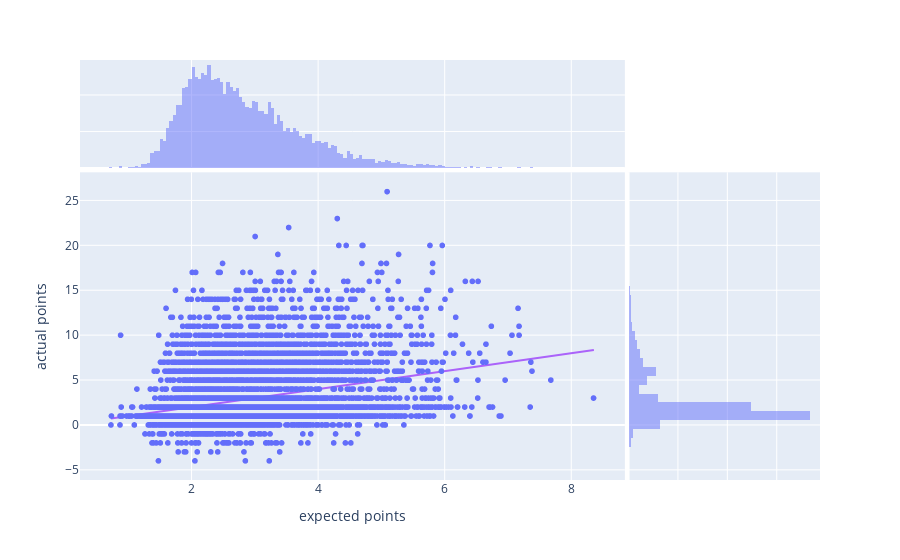
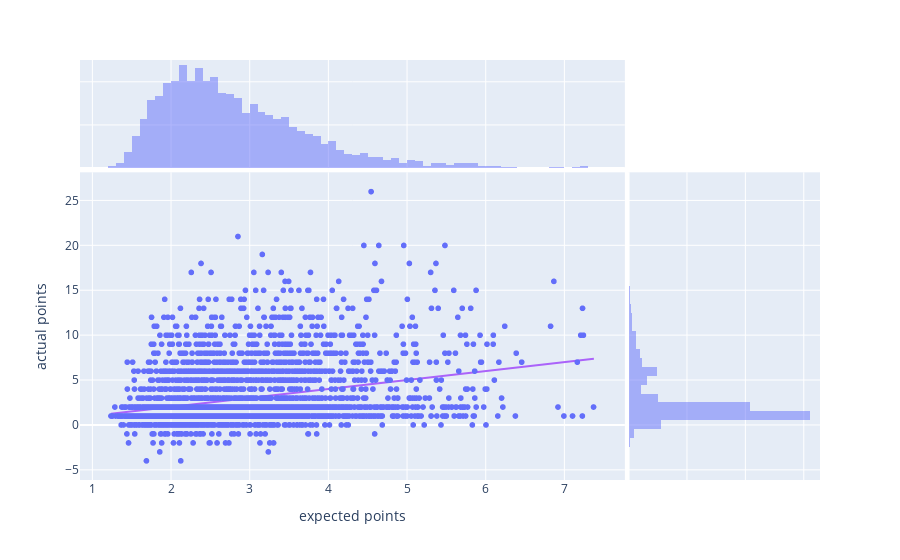

Source (notebook cell) for these figures, in order:
### Markdown cell above
### All new data

### Code cell
for i in range(len(models)):
    print(F'MODEL {i}')
    mae, rmse, r2 = calculate_performance_metrics(y_true_all[i].values.flatten(), y_predicted_all[i])
    print(f'MAE: {mae}')
    print(f'RMSE: {rmse}')
    print(f'r^2: {r2}')

### Figure 1 — Plotly figure (JSON) as saved in the notebook; plotly's stock layout.template omitted (floating-point values rounded to 4 significant figures; data arrays with more than 128 entries replaced by an {"elided": "..."} marker saying what was removed)
{"data": [{"hovertemplate": "expected points=%{x}<br>actual points=%{y}<extra></extra>", "legendgroup": "", "marker": {"color": "#636efa", "symbol": "circle"}, "mode": "markers", "name": "", "showlegend": false, "type": "scattergl", "x": {"elided": "9780 float values"}, "xaxis": "x", "y": {"elided": "9780 int values"}, "yaxis": "y"}, {"alignmentgroup": "True", "bingroup": "x", "hovertemplate": "expected points=%{x}<br>count=%{y}<extra></extra>", "legendgroup": "", "marker": {"color": "#636efa"}, "name": "", "offsetgroup": "", "opacity": 0.5, "showlegend": false, "type": "histogram", "x": {"elided": "9780 float values"}, "xaxis": "x3", "yaxis": "y3"}, {"alignmentgroup": "True", "bingroup": "y", "hovertemplate": "actual points=%{y}<br>count=%{x}<extra></extra>", "legendgroup": "", "marker": {"color": "#636efa"}, "name": "", "offsetgroup": "", "opacity": 0.5, "showlegend": false, "type": "histogram", "xaxis": "x2", "y": {"elided": "9780 int values"}, "yaxis": "y2"}, {"showlegend": false, "type": "scatter", "x": [0.7269, 0.804, 0.881, 0.9581, 1.035, 1.112, 1.189, 1.266, 1.343, 1.421, 1.498, 1.575, 1.652, 1.729, 1.806, 1.883, 1.96, 2.037, 2.114, 2.191, 2.268, 2.345, 2.423, 2.5, 2.577, 2.654, 2.731, 2.808, 2.885, 2.962, 3.039, 3.116, 3.193, 3.27, 3.347, 3.424, 3.502, 3.579, 3.656, 3.733, 3.81, 3.887, 3.964, 4.041, 4.118, 4.195, 4.272, 4.349, 4.426, 4.504, 4.581, 4.658, 4.735, 4.812, 4.889, 4.966, 5.043, 5.12, 5.197, 5.274, 5.351, 5.428, 5.506, 5.583, 5.66, 5.737, 5.814, 5.891, 5.968, 6.045, 6.122, 6.199, 6.276, 6.353, 6.43, 6.507, 6.585, 6.662, 6.739, 6.816, 6.893, 6.97, 7.047, 7.124, 7.201, 7.278, 7.355, 7.432, 7.509, 7.587, 7.664, 7.741, 7.818, 7.895, 7.972, 8.049, 8.126, 8.203, 8.28, 8.357], "y": [0.7269, 0.804, 0.881, 0.9581, 1.035, 1.112, 1.189, 1.266, 1.343, 1.421, 1.498, 1.575, 1.652, 1.729, 1.806, 1.883, 1.96, 2.037, 2.114, 2.191, 2.268, 2.345, 2.423, 2.5, 2.577, 2.654, 2.731, 2.808, 2.885, 2.962, 3.039, 3.116, 3.193, 3.27, 3.347, 3.424, 3.502, 3.579, 3.656, 3.733, 3.81, 3.887, 3.964, 4.041, 4.118, 4.195, 4.272, 4.349, 4.426, 4.504, 4.581, 4.658, 4.735, 4.812, 4.889, 4.966, 5.043, 5.12, 5.197, 5.274, 5.351, 5.428, 5.506, 5.583, 5.66, 5.737, 5.814, 5.891, 5.968, 6.045, 6.122, 6.199, 6.276, 6.353, 6.43, 6.507, 6.585, 6.662, 6.739, 6.816, 6.893, 6.97, 7.047, 7.124, 7.201, 7.278, 7.355, 7.432, 7.509, 7.587, 7.664, 7.741, 7.818, 7.895, 7.972, 8.049, 8.126, 8.203, 8.28, 8.357]}], "layout": {"barmode": "overlay", "legend": {"tracegroupgap": 0}, "margin": {"t": 60}, "xaxis": {"anchor": "y", "domain": [0, 0.7363], "title": {"text": "expected points"}}, "xaxis2": {"anchor": "y2", "domain": [0.7413, 1], "matches": "x2", "showgrid": true, "showline": false, "showticklabels": false, "ticks": ""}, "xaxis3": {"anchor": "y3", "domain": [0, 0.7363], "matches": "x", "showgrid": true, "showticklabels": false}, "xaxis4": {"anchor": "y4", "domain": [0.7413, 1], "matches": "x2", "showgrid": true, "showline": false, "showticklabels": false, "ticks": ""}, "yaxis": {"anchor": "x", "domain": [0, 0.7326], "title": {"text": "actual points"}}, "yaxis2": {"anchor": "x2", "domain": [0, 0.7326], "matches": "y", "showgrid": true, "showticklabels": false}, "yaxis3": {"anchor": "x3", "domain": [0.7426, 1], "matches": "y3", "showgrid": true, "showline": false, "showticklabels": false, "ticks": ""}, "yaxis4": {"anchor": "x4", "domain": [0.7426, 1], "matches": "y3", "showgrid": true, "showline": false, "showticklabels": false, "ticks": ""}}}

### Figure 2 — Plotly figure (JSON) as saved in the notebook; plotly's stock layout.template omitted (floating-point values rounded to 4 significant figures; data arrays with more than 128 entries replaced by an {"elided": "..."} marker saying what was removed)
{"data": [{"hovertemplate": "expected points=%{x}<br>actual points=%{y}<extra></extra>", "legendgroup": "", "marker": {"color": "#636efa", "symbol": "circle"}, "mode": "markers", "name": "", "showlegend": false, "type": "scattergl", "x": {"elided": "4160 float values"}, "xaxis": "x", "y": {"elided": "4160 int values"}, "yaxis": "y"}, {"alignmentgroup": "True", "bingroup": "x", "hovertemplate": "expected points=%{x}<br>count=%{y}<extra></extra>", "legendgroup": "", "marker": {"color": "#636efa"}, "name": "", "offsetgroup": "", "opacity": 0.5, "showlegend": false, "type": "histogram", "x": {"elided": "4160 float values"}, "xaxis": "x3", "yaxis": "y3"}, {"alignmentgroup": "True", "bingroup": "y", "hovertemplate": "actual points=%{y}<br>count=%{x}<extra></extra>", "legendgroup": "", "marker": {"color": "#636efa"}, "name": "", "offsetgroup": "", "opacity": 0.5, "showlegend": false, "type": "histogram", "xaxis": "x2", "y": {"elided": "4160 int values"}, "yaxis": "y2"}, {"showlegend": false, "type": "scatter", "x": [1.237, 1.299, 1.361, 1.423, 1.485, 1.547, 1.609, 1.671, 1.733, 1.795, 1.857, 1.919, 1.981, 2.043, 2.105, 2.167, 2.229, 2.291, 2.353, 2.415, 2.477, 2.539, 2.601, 2.663, 2.725, 2.787, 2.849, 2.911, 2.973, 3.035, 3.097, 3.159, 3.221, 3.283, 3.345, 3.407, 3.469, 3.531, 3.593, 3.655, 3.717, 3.779, 3.841, 3.903, 3.965, 4.027, 4.089, 4.151, 4.213, 4.275, 4.337, 4.399, 4.461, 4.523, 4.585, 4.647, 4.709, 4.771, 4.833, 4.895, 4.957, 5.019, 5.081, 5.143, 5.205, 5.267, 5.329, 5.391, 5.453, 5.515, 5.577, 5.639, 5.701, 5.763, 5.825, 5.887, 5.949, 6.011, 6.073, 6.135, 6.197, 6.259, 6.321, 6.383, 6.445, 6.507, 6.569, 6.631, 6.693, 6.755, 6.817, 6.879, 6.941, 7.003, 7.065, 7.127, 7.189, 7.251, 7.313, 7.375], "y": [1.237, 1.299, 1.361, 1.423, 1.485, 1.547, 1.609, 1.671, 1.733, 1.795, 1.857, 1.919, 1.981, 2.043, 2.105, 2.167, 2.229, 2.291, 2.353, 2.415, 2.477, 2.539, 2.601, 2.663, 2.725, 2.787, 2.849, 2.911, 2.973, 3.035, 3.097, 3.159, 3.221, 3.283, 3.345, 3.407, 3.469, 3.531, 3.593, 3.655, 3.717, 3.779, 3.841, 3.903, 3.965, 4.027, 4.089, 4.151, 4.213, 4.275, 4.337, 4.399, 4.461, 4.523, 4.585, 4.647, 4.709, 4.771, 4.833, 4.895, 4.957, 5.019, 5.081, 5.143, 5.205, 5.267, 5.329, 5.391, 5.453, 5.515, 5.577, 5.639, 5.701, 5.763, 5.825, 5.887, 5.949, 6.011, 6.073, 6.135, 6.197, 6.259, 6.321, 6.383, 6.445, 6.507, 6.569, 6.631, 6.693, 6.755, 6.817, 6.879, 6.941, 7.003, 7.065, 7.127, 7.189, 7.251, 7.313, 7.375]}], "layout": {"barmode": "overlay", "legend": {"tracegroupgap": 0}, "margin": {"t": 60}, "xaxis": {"anchor": "y", "domain": [0, 0.7363], "title": {"text": "expected points"}}, "xaxis2": {"anchor": "y2", "domain": [0.7413, 1], "matches": "x2", "showgrid": true, "showline": false, "showticklabels": false, "ticks": ""}, "xaxis3": {"anchor": "y3", "domain": [0, 0.7363], "matches": "x", "showgrid": true, "showticklabels": false}, "xaxis4": {"anchor": "y4", "domain": [0.7413, 1], "matches": "x2", "showgrid": true, "showline": false, "showticklabels": false, "ticks": ""}, "yaxis": {"anchor": "x", "domain": [0, 0.7326], "title": {"text": "actual points"}}, "yaxis2": {"anchor": "x2", "domain": [0, 0.7326], "matches": "y", "showgrid": true, "showticklabels": false}, "yaxis3": {"anchor": "x3", "domain": [0.7426, 1], "matches": "y3", "showgrid": true, "showline": false, "showticklabels": false, "ticks": ""}, "yaxis4": {"anchor": "x4", "domain": [0.7426, 1], "matches": "y3", "showgrid": true, "showline": false, "showticklabels": false, "ticks": ""}}}
